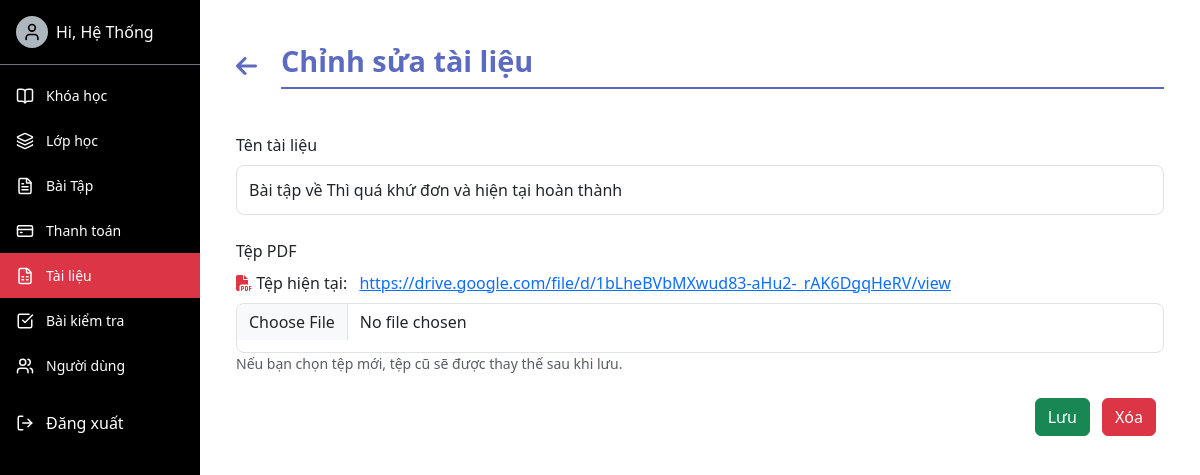
Before: /document_management/documents/10/ (signed in) with the older database file.
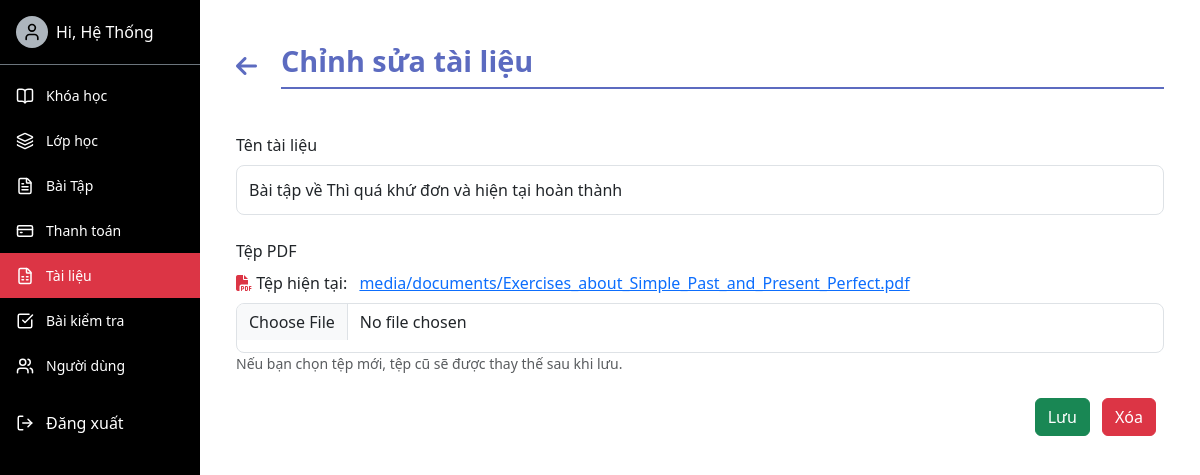
After: the same page with the newer database file.
### english/models.py (models this page shows)
class DOCUMENT(models.Model):
    doc_id = models.AutoField(primary_key=True)
    doc_name = models.CharField(max_length=100)
    doc_file = models.FileField(upload_to='media/documents', null=True, blank=True)
    auth_user_id = models.ForeignKey(User, on_delete=models.CASCADE,default=1,)
    class Meta:
        db_table = 'DOCUMENT'

### DocumentManagement/views.py (the view)
# urls.py: path('documents/<int:doc_id>/', views.document_detail_edit, name='document_detail_edit'),
@login_required
@user_passes_test(is_staff)
def document_detail_edit(request, doc_id):
    document = get_object_or_404(DOCUMENT, pk=doc_id)
    if request.method == 'POST':
        if 'save' in request.POST:
            form = DocumentForm(request.POST, request.FILES, instance=document)
            if form.is_valid():
                form.save()
                messages.success(request, 'Tài liệu đã được cập nhật thành công!')
                return redirect('document_list')
            else:
                messages.error(request, 'Vui lòng kiểm tra lại thông tin.')
        elif 'delete' in request.POST:
            doc_name = document.doc_name
            document.delete()
            messages.success(request, f'Tài liệu "{doc_name}" đã được xóa thành công!')
            return redirect('document_list')
    else:
        form = DocumentForm(instance=document)
    file_name = os.path.basename(document.doc_file.name) if document.doc_file else None
    return render(request, 'document_detail_edit.html', {
        'form': form,
        'document': document,
        'doc_name': document.doc_name,
        'active_menu': 'documents',
        'title': f'Tài liệu - {document.doc_name}',
    })

### DocumentManagement/forms.py
class DocumentForm(forms.ModelForm):
    class Meta:
        model = DOCUMENT
        fields = ['doc_name', 'doc_file']

### english/views.py (called while the page is built)
def is_staff(user):
    return user.groups.filter(name__in=['Admin', 'Teacher']).exists()

### DocumentManagement/templates/document_detail_edit.html (shortened to what this page needs)
<link rel="stylesheet" href="https://cdnjs.cloudflare.com/ajax/libs/font-awesome/6.7.2/css/all.min.css">
{% extends 'base-admin.html' %}
{% block content %}
<div class="container-fluid tab-section">
    <div class="header-row">
        <a href="{% url 'document_list' %}" class="back-link" title="Quay lại" style="color: #5c6bc0;">
            <i class="fa-solid fa-arrow-left"></i>
        </a>
        <h2 class="custom-title">Chỉnh sửa tài liệu</h2>
    </div>
    <div class="form-wrapper">
        <form method="post" enctype="multipart/form-data">
            <div class="form-group">
                <label class="form-label">Tên tài liệu</label>
                <input type="text" name="doc_name" class="form-control"
                       value="{{ form.doc_name.value|default:'' }}" placeholder="Nhập tên tài liệu">
            </div>
            <div class="form-group">
                <label class="form-label">Tệp PDF</label>
                {% if document.doc_file %}
                    <div class="mb-2">
                        <i class="fas fa-file-pdf text-danger"></i>
                        <span class="me-2">Tệp hiện tại:</span>
                        <a href="{{ document.doc_file.url }}" target="_blank">{{ document.doc_file.name }}</a>
                    </div>
                {% endif %}
                <input type="file" name="doc_file" class="form-control" accept="application/pdf">
                <small class="text-muted">Nếu bạn chọn tệp mới, tệp cũ sẽ được thay thế sau khi lưu.</small>
            </div>
            <div class="text-end mt-4">
                <button type="submit" name="save" class="btn btn-success me-2">Lưu</button>
                <button type="submit" name="delete" class="btn btn-danger me-2" onclick="return confirm('Bạn có chắc chắn muốn xóa tài liệu này?');">Xóa</button>
            </div>
        </form>
    </div>
</div>
{% endblock %}

Changed rows visible on the page:
changed DOCUMENT "Bài tập về Thì quá khứ đơn và hiện tại hoàn thành": doc_file.name "https://drive.google.com/file/d/1bLheBVbMXwud83-aHu2-_rAK6DgqHeRV/view" → "media/documents/Exercises_about_Simple_Past_and_Present_Perfect.pdf"
